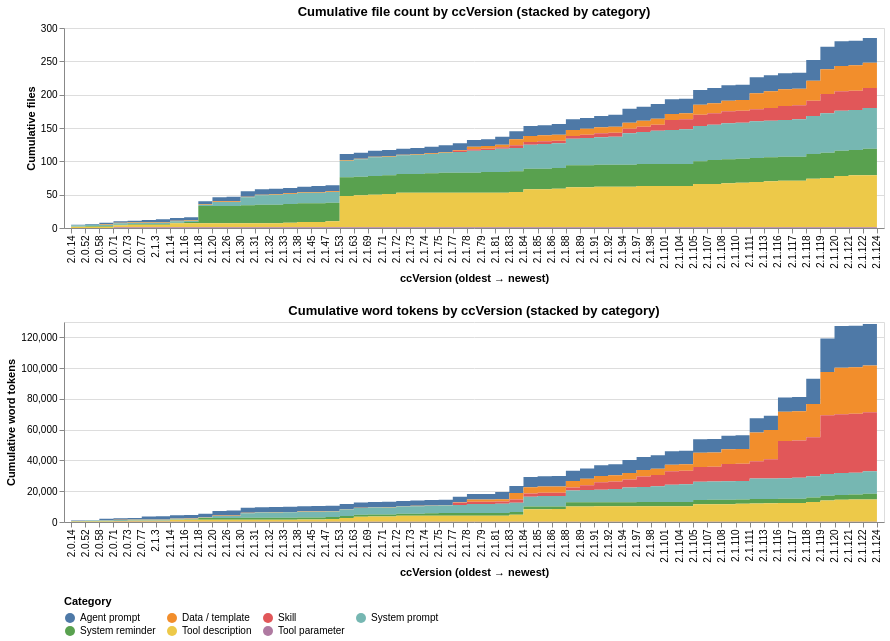

Write notebook code for a chart like this one.
### Markdown cell above
### Corpus growth across ccVersion (cumulative)

Before showing cumulative metric trends, contextualize the denominator: how many files (and how many word tokens) does the corpus contain by each ccVersion? An area chart stacked by category answers "by version V, what does the corpus look like?" — every cumulative running mean below depends on this denominator. Versions where one category contributed many new files in a single bump are visible as steps; flat horizontal stretches are versions that added nothing.

### Code cell
"""Corpus growth: cumulative file count and word count by ccVersion, stacked by category.

Provides the denominator context for every cumulative-mean chart below: at version V
how many files / how many tokens does the corpus contain so far?
"""

# Sorted ccVersion strings (semver-tuple), excluding empty.
df_growth = alt_df[alt_df["ccVersion"] != ""].copy().sort_values("ccVersion_sort")
ver_order_growth = df_growth.drop_duplicates("ccVersion")["ccVersion"].tolist()

# Per-(version, category) increments.
inc = (df_growth
       .groupby(["category", "ccVersion", "ccVersion_sort"], as_index=False)
       .agg(files_added=("path", "size"),
            tokens_added=("n_tokens", "sum")))

# Build a complete (category, ccVersion) grid so the area steps even when a
# category contributes zero files at a given version.
all_cats = sorted(inc["category"].unique())
grid = pd.MultiIndex.from_product([all_cats, ver_order_growth],
                                   names=["category", "ccVersion"]).to_frame(index=False)
ver_to_sort = dict(zip(df_growth["ccVersion"], df_growth["ccVersion_sort"]))
grid["ccVersion_sort"] = grid["ccVersion"].map(ver_to_sort)

filled = (grid
          .merge(inc[["category", "ccVersion", "files_added", "tokens_added"]],
                 on=["category", "ccVersion"], how="left")
          .fillna({"files_added": 0, "tokens_added": 0})
          .sort_values(["category", "ccVersion_sort"]))
filled["cum_files"] = filled.groupby("category")["files_added"].cumsum().astype(int)
filled["cum_tokens"] = filled.groupby("category")["tokens_added"].cumsum().astype(int)

cat_color_v = alt.Color("category:N",
                        scale=alt.Scale(domain=_cat_domain, range=_cat_range),
                        legend=alt.Legend(title="Category", orient="bottom", columns=4))

files_chart = (
    alt.Chart(filled)
    .mark_area(interpolate="step-after")
    .encode(
        x=alt.X("ccVersion:N", sort=ver_order_growth,
                title="ccVersion (oldest → newest)",
                axis=alt.Axis(labelAngle=-90, labelLimit=80, labelOverlap=False)),
        y=alt.Y("cum_files:Q", title="Cumulative files"),
        color=cat_color_v,
        tooltip=[alt.Tooltip("ccVersion:N"),
                 alt.Tooltip("category:N"),
                 alt.Tooltip("cum_files:Q", format=",")],
    )
    .properties(width=820, height=200,
                title="Cumulative file count by ccVersion (stacked by category)")
)

tokens_chart = (
    alt.Chart(filled)
    .mark_area(interpolate="step-after")
    .encode(
        x=alt.X("ccVersion:N", sort=ver_order_growth,
                title="ccVersion (oldest → newest)",
                axis=alt.Axis(labelAngle=-90, labelLimit=80, labelOverlap=False)),
        y=alt.Y("cum_tokens:Q", title="Cumulative word tokens"),
        color=cat_color_v,
        tooltip=[alt.Tooltip("ccVersion:N"),
                 alt.Tooltip("category:N"),
                 alt.Tooltip("cum_tokens:Q", format=",")],
    )
    .properties(width=820, height=200,
                title="Cumulative word tokens by ccVersion (stacked by category)")
)

files_chart & tokens_chart

### Figure 1 — Vega-Lite specification as saved in the notebook (floating-point values rounded to 4 significant figures; data arrays with more than 128 entries replaced by an {"elided": "..."} marker saying what was removed)
{"config": {"view": {"continuousWidth": 300, "continuousHeight": 300}}, "vconcat": [{"mark": {"type": "area", "interpolate": "step-after"}, "encoding": {"color": {"field": "category", "legend": {"columns": 4, "orient": "bottom", "title": "Category"}, "scale": {"domain": ["Agent prompt", "Data / template", "Skill", "System prompt", "System reminder", "Tool description", "Tool parameter"], "range": ["#4e79a7", "#f28e2c", "#e15759", "#76b7b2", "#59a14f", "#edc949", "#af7aa1"]}, "type": "nominal"}, "tooltip": [{"field": "ccVersion", "type": "nominal"}, {"field": "category", "type": "nominal"}, {"field": "cum_files", "format": ",", "type": "quantitative"}], "x": {"axis": {"labelAngle": -90, "labelLimit": 80, "labelOverlap": false}, "field": "ccVersion", "sort": ["2.0.14", "2.0.52", "2.0.58", "2.0.71", "2.0.73", "2.0.77", "2.1.3", "2.1.14", "2.1.16", "2.1.18", "2.1.20", "2.1.26", "2.1.30", "2.1.31", "2.1.32", "2.1.33", "2.1.38", "2.1.45", "2.1.47", "2.1.53", "2.1.63", "2.1.69", "2.1.71", "2.1.72", "2.1.73", "2.1.74", "2.1.75", "2.1.77", "2.1.78", "2.1.79", "2.1.81", "2.1.83", "2.1.84", "2.1.85", "2.1.86", "2.1.88", "2.1.89", "2.1.91", "2.1.92", "2.1.94", "2.1.97", "2.1.98", "2.1.101", "2.1.104", "2.1.105", "2.1.107", "2.1.108", "2.1.110", "2.1.111", "2.1.113", "2.1.116", "2.1.117", "2.1.118", "2.1.119", "2.1.120", "2.1.121", "2.1.122", "2.1.124"], "title": "ccVersion (oldest → newest)", "type": "nominal"}, "y": {"field": "cum_files", "title": "Cumulative files", "type": "quantitative"}}, "height": 200, "title": "Cumulative file count by ccVersion (stacked by category)", "width": 820}, {"mark": {"type": "area", "interpolate": "step-after"}, "encoding": {"color": {"field": "category", "legend": {"columns": 4, "orient": "bottom", "title": "Category"}, "scale": {"domain": ["Agent prompt", "Data / template", "Skill", "System prompt", "System reminder", "Tool description", "Tool parameter"], "range": ["#4e79a7", "#f28e2c", "#e15759", "#76b7b2", "#59a14f", "#edc949", "#af7aa1"]}, "type": "nominal"}, "tooltip": [{"field": "ccVersion", "type": "nominal"}, {"field": "category", "type": "nominal"}, {"field": "cum_tokens", "format": ",", "type": "quantitative"}], "x": {"axis": {"labelAngle": -90, "labelLimit": 80, "labelOverlap": false}, "field": "ccVersion", "sort": ["2.0.14", "2.0.52", "2.0.58", "2.0.71", "2.0.73", "2.0.77", "2.1.3", "2.1.14", "2.1.16", "2.1.18", "2.1.20", "2.1.26", "2.1.30", "2.1.31", "2.1.32", "2.1.33", "2.1.38", "2.1.45", "2.1.47", "2.1.53", "2.1.63", "2.1.69", "2.1.71", "2.1.72", "2.1.73", "2.1.74", "2.1.75", "2.1.77", "2.1.78", "2.1.79", "2.1.81", "2.1.83", "2.1.84", "2.1.85", "2.1.86", "2.1.88", "2.1.89", "2.1.91", "2.1.92", "2.1.94", "2.1.97", "2.1.98", "2.1.101", "2.1.104", "2.1.105", "2.1.107", "2.1.108", "2.1.110", "2.1.111", "2.1.113", "2.1.116", "2.1.117", "2.1.118", "2.1.119", "2.1.120", "2.1.121", "2.1.122", "2.1.124"], "title": "ccVersion (oldest → newest)", "type": "nominal"}, "y": {"field": "cum_tokens", "title": "Cumulative word tokens", "type": "quantitative"}}, "height": 200, "title": "Cumulative word tokens by ccVersion (stacked by category)", "width": 820}], "data": {"name": "data-c4680c09b9fedf4779b6293168c294e2"}, "$schema": "https://vega.github.io/schema/vega-lite/v6.4.1.json", "datasets": {"data-c4680c09b9fedf4779b6293168c294e2": {"elided": "406 records"}}}
